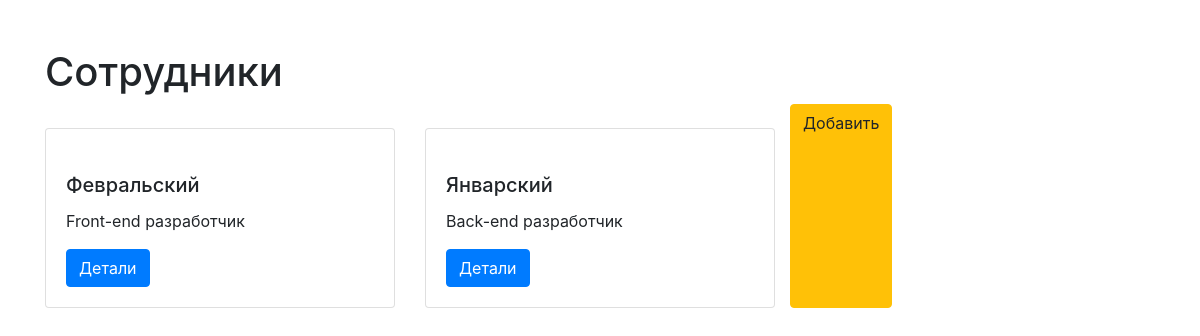
/employees_list/, run on an earlier commit of the app's database.
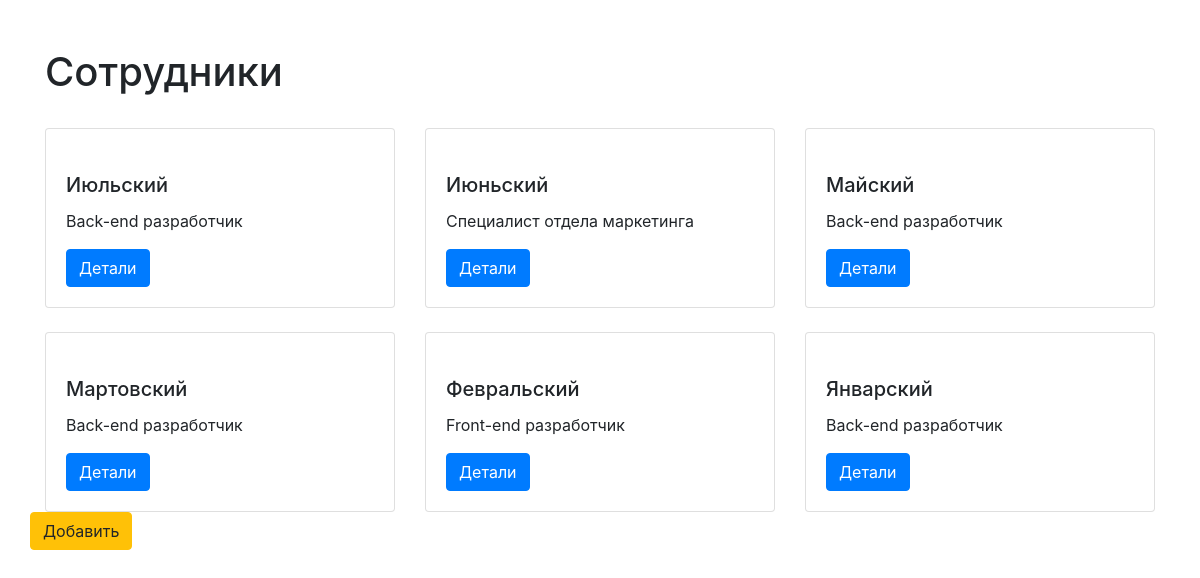
And on a later commit of the database.
### eployees_app/models.py (models this page shows, shortened)
class Employees(models.Model):
    employeeSurname = models.CharField(verbose_name="Фамилия", max_length=40)
    employeeName = models.CharField(verbose_name="Имя", max_length=40)
    employeePatronymic = models.CharField(verbose_name="Отчество", max_length=40)
    employeeJobTitle = models.CharField(verbose_name="Должность", max_length=30)
    employeeBirthDate = models.DateField(verbose_name="Дата рождения", auto_now=False)
    employeePhoto = models.ImageField(verbose_name="Фото", null=True)
    class Meta:
        verbose_name = 'Сотрудник',
        verbose_name_plural = 'Сотрудники',
        ordering = ['employeeSurname']

### eployees_app/views.py (the view)
# urls.py: path('employees_list/', views.EmployeesList.as_view(), name='employees_list'),
class EmployeesList(ListView):
    template_name = 'employees/employees_list.html'
    model = Employees
    context_object_name = 'employees'

### templates/employees/employees_list.html (shortened to what this page needs)
{% extends '../base.html' %}
{% block content %}
    <h1>Сотрудники</h1>
        <div class="row">
            {% for employee in employees %}
            <div class="col-md-4 mt-4">
                <div class="card h-100">
                    <div class="card-img-container">
                    </div>
                    <div class="card-body">
                        <h5 class="card-title">{{ employee.employeeSurname}}</h5>
                        <p class="card-text">{{ employee.employeeJobTitle }}</p>
                        <a href="{% url 'employee_detail' employee.pk %}" class="btn btn-primary">Детали</a>
                    </div>
                </div>
            </div>
            {% endfor %}
            <a href="{% url 'employee_create' %}" class="btn btn-warning">Добавить</a>
        </div>
{% endblock %}

### templates/base.html (shortened to what this page needs)
<!DOCTYPE html>
<html lang="en">
<head>
    {% load bootstrap4 %}
    {% bootstrap_css %}
</head>
<body>
    <div class="container mt-5 mb-5">
        {% block content %}
        {% endblock %}
    </div>
</body>
</html>

What changed in the data, as far as the page shows it:
added Employees: employeeSurname "Июльский", employeeJobTitle "Back-end разработчик"
added Employees: employeeSurname "Июньский", employeeJobTitle "Специалист отдела маркетинга"
added Employees: employeeSurname "Майский", employeeJobTitle "Back-end разработчик"
added Employees: employeeSurname "Мартовский", employeeJobTitle "Back-end разработчик"
